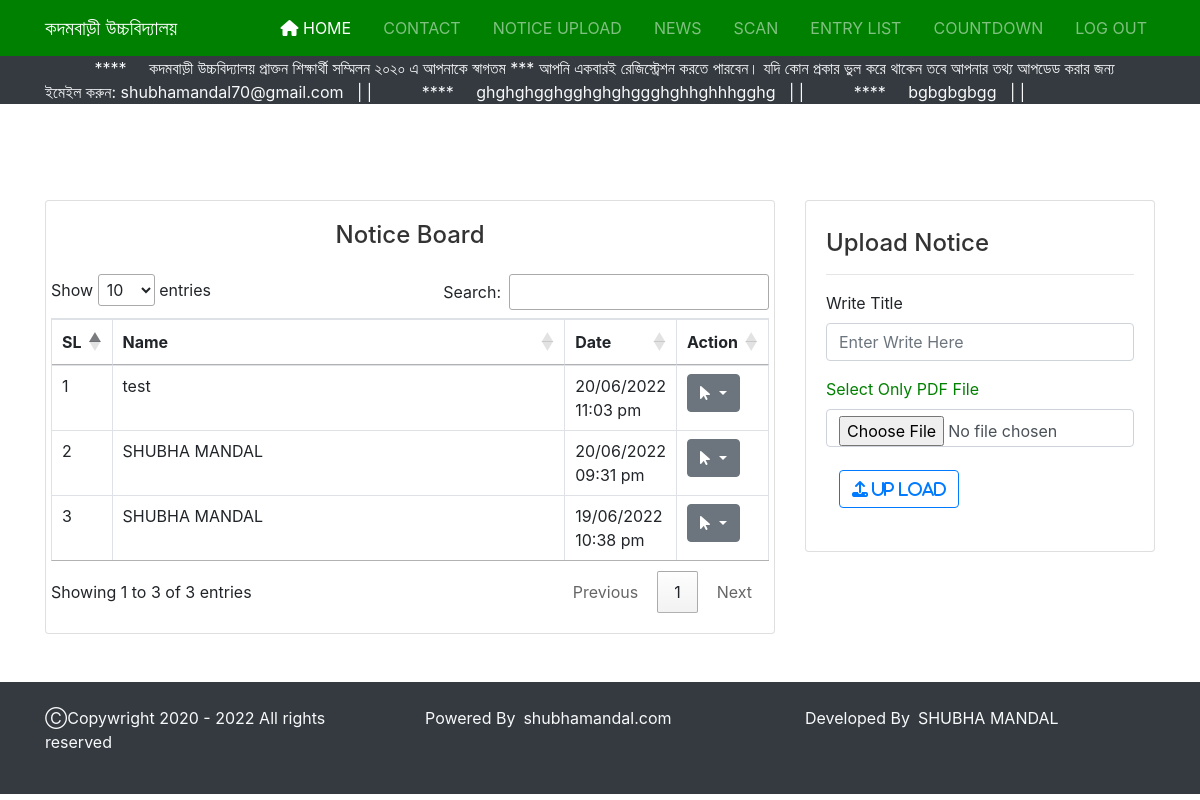
Screenshot of /src/admin/notice.php (signed in) with the database file from the repository.
### tables this page shows
CREATE TABLE `news` (
  `id` int(11) NOT NULL,
  `title` varchar(50) NOT NULL,
  `news_description` varchar(500) NOT NULL,
  `date` datetime NOT NULL DEFAULT current_timestamp()
);

CREATE TABLE `notice` (
  `id` int(11) NOT NULL,
  `name` varchar(200) NOT NULL,
  `pdf` varchar(30) NOT NULL,
  `date` datetime NOT NULL DEFAULT current_timestamp()
);

### src/admin/notice.php (the view, shortened to what this page needs)
<?php
include("../db.php");
$sql= "SELECT * FROM notice ORDER BY notice . date DESC";
$result = mysqli_query($conn,$sql);
$files = mysqli_fetch_all($result, MYSQLI_ASSOC);
?>
<?php include("admin_header.php"); ?>
  <section id="support" class="py-5">
    <div class="container">
      <div class="row pt-5">
        <div class="col-md-8">
          <div class="card">
            <div class="card-body">
              <h4 class="mb-4 text-center">Notice Board </h4>
              <div class="row">
                <div class="table-responsive table--no-card m-b-30" >
                <table class="table table-bordered" id="myTable">
                  <thead>
                    <tr>
                      <th width="6%">SL</th>
                      <th  width="100%">Name</th>
                      <th  width="6%">Date</th>
                      <th width="6%">Action</th>
                    </tr>
                  </thead>
                  <tbody>
                  <?php  $serial=0;
                  foreach($files as $file): $serial+=1;?>
                    <tr>
                    <td> <?php echo $serial;?> </td>
                      <td> <?php echo $file['name'];?> </td>
                      <td> <?php echo date('d/m/Y h:i a',strtotime($file["date"]));?></td>
                      <td>
                        <div class="dropdown">
                        <button class="btn btn-secondary dropdown-toggle" type="button" id="dropdownMenuButton" data-toggle="dropdown" aria-haspopup="true" aria-expanded="false">
                          <i class="fa fa-mouse-pointer" aria-hidden="true"></i>
                        </button>
                              </div>
                      </td>
                    </tr>
                    <?php  endforeach ;  ?>
                  </tbody>
                </table>
              </div>
              </div>
            </div>
          </div>
        </div>
        <div class="col-md-4">
          <div class="card">
            <div class="card-body">
           <h4 class="mt-2">Upload Notice</h4>
           <hr>
            <form action="notice_store.php" method="POST"   enctype="multipart/form-data">
                <div class="form-group">
                    <label for="name">Write Title</label>
                    <input type="text" class="form-control" required name="name" placeholder="Enter Write Here" >
                </div>
                    <div class="form-group">
                    <label for="pdf"> <span style="color:green;">Select Only PDF File </label>
                    <br>
                    <input type="file" class="form-control" required  name="pdf">
                </div>
                <div class="form-group">
                    <div class="btn">
                        <button type="submit" name="submit" class="btn btn-outline-primary"> <i class="fas fa-upload"> Up Load </i> </button>
                    </div>
                </div>
            </form>
        </div>
    </div>
</div>
</section>
  <?php include("admin_footer.php");   ?>

### src/admin/admin_header.php (shortened to what this page needs)
<?php
include("../db.php");
$sql= "SELECT * FROM news ";
$result = mysqli_query($conn,$sql);
?>
<!DOCTYPE html>
<html lang="en">
<head>
  <link rel="stylesheet" href="../css/uikit.min.css">
  <link rel="stylesheet" href="../css/slick.css">
  <link rel="stylesheet" href="../css/slick-theme.css">
  <link rel="stylesheet" href="../css/font-awesome.min.css">
  <link rel="stylesheet" href="//cdn.datatables.net/1.10.20/css/jquery.dataTables.min.css">
  <link rel="stylesheet" href="../css/dataTables.bootstrap4.min.css">
  <link rel="stylesheet" href="../css/responsive.dataTables.min.css">
  <link rel="stylesheet" href="../css/bootstrap.css">
  <link rel="stylesheet" href="../css/style.css">
  <link rel="stylesheet" href="../scss/style.scss">
</head>
<body>
   <section id="showcase" class="bg-success">
        <nav class="navbar navbar-dark  navbar-expand-md" uk-sticky="top: 5; animation: uk-animation-slide-top; bottom: #sticky-on-scroll-up">
  <div class="container ">
    <a href="index.php" class="navbar-brand ">কদমবাড়ী উচ্চবিদ্যালয় </a>
    <div id="navbarNav" class="collapse navbar-collapse ">
      <ul class="navbar-nav ml-auto">
        <li class="nav-item active">
          <a class="nav-link" href="index.php"><i class="fas fa-home"></i> home</a>
        </li>
        <li class="nav-item">
          <a class="nav-link" href="contact_list.php">contact</a>
        </li>
        <li class="nav-item">
          <a class="nav-link" href="notice.php">notice upload</a>
        </li>
        <li class="nav-item">
          <a class="nav-link" href="news_post.php">News </a>
        </li>
        <li class="nav-item">
          <a class="nav-link" href="scanner.php">Scan </a>
        </li>
        <li class="nav-item">
          <a class="nav-link" href="entrycount.php" target="_blank">Entry List </a>
        </li>
        <li class="nav-item">
          <a class="nav-link" href="countdown_post.php" >countdown </a>
        </li>
        <li class="nav-item ">
        <a class="nav-link" href="logout.php">log out</a>
        </li>
      </ul>
    </div>
  </div>
</nav>
   </section>
<section class="news bg-dark">
        <div class="container">
        <div class="row">
            <div class="col-md">
<marquee class="text-light" direction="left" onmouseover="this.stop();" onmouseout="this.start();">
  <?php
  if(mysqli_num_rows($result) >0){
    while($row = mysqli_fetch_assoc($result)) {
      echo "&nbsp;&nbsp;&nbsp;&nbsp;&nbsp;&nbsp;&nbsp;&nbsp;&nbsp;&nbsp; **** &nbsp;&nbsp;&nbsp;&nbsp;", $row["news_description"],"&nbsp;&nbsp;&nbsp;|&nbsp;|" ;
    }
  }
  ?>
  </marquee>
            </div>
        </div>
    </div>
</section>

### src/css/style.css (style rules this page uses)
.navbar { background: #008000; }
.navbar .nav-item { padding-left: 1em; }
.navbar .nav-item .nav-link { text-transform: uppercase; }

### rows the page displays
news: news_description "কদমবাড়ী উচ্চবিদ্যালয় প্রাক্তন শিক্ষার্থী সম্মিলন ২০২০ এ আপনাকে স্বাগতম *** আপনি একবারই রেজিস্ট্রেশন করতে পারবেন। যদি কোন প্রকার ভুল করে থাকেন তবে আপনার তথ্য আপডেড করার জন্য ইমেইল করুন: shubhamandal70@gmail.com"
news: news_description "ghghghgghgghghghggghghhghhhgghg"
news: news_description "bgbgbgbgg"
notice: name "test", date "20/06/2022 11:03 pm"
notice: name "SHUBHA MANDAL", date "20/06/2022 09:31 pm"
notice: name "SHUBHA MANDAL", date "19/06/2022 10:38 pm"
